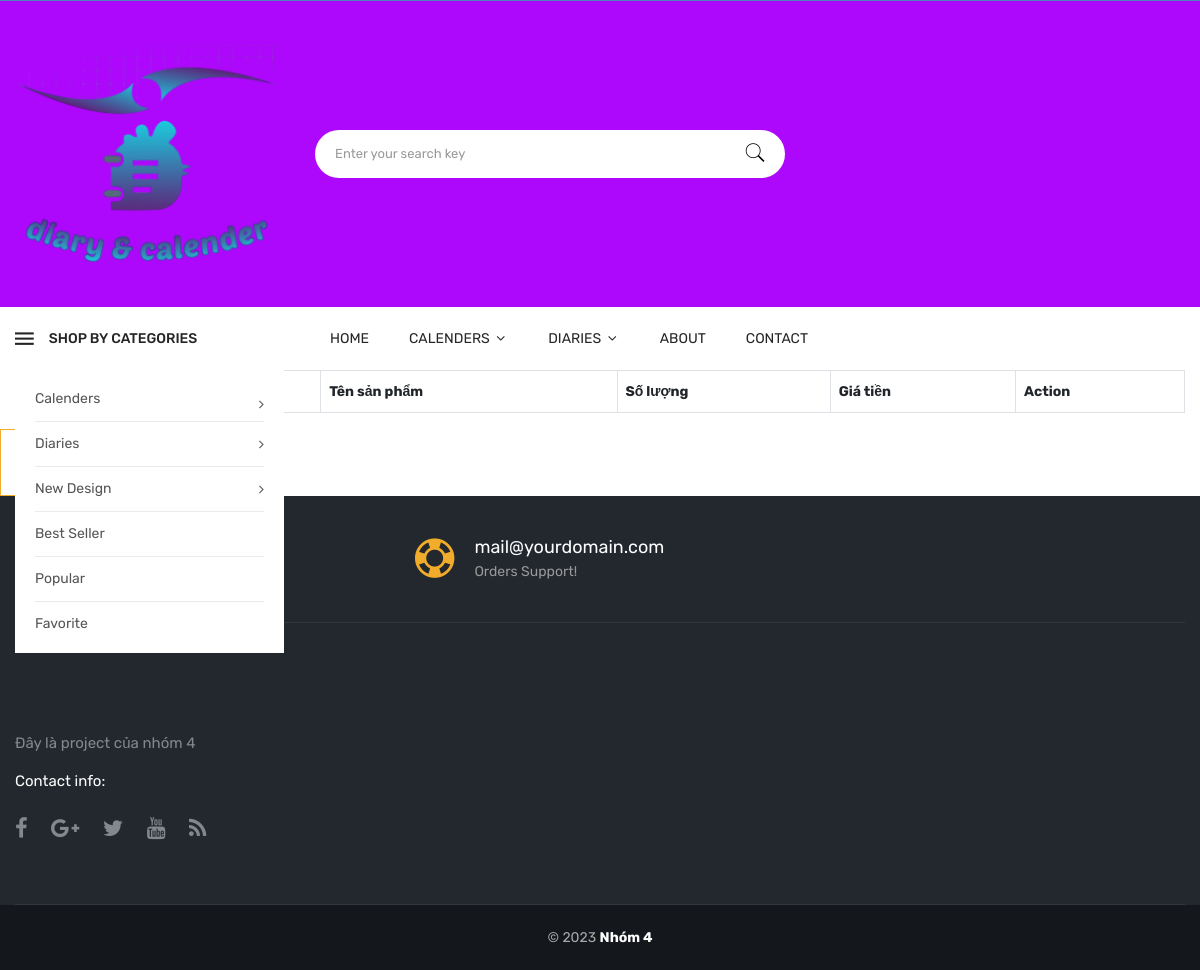
The page /gio-hang.php on the database its author committed.
### tables this page shows
CREATE TABLE `config` (
  `id` int(20) NOT NULL,
  `code` varchar(500) DEFAULT NULL,
  `VaL` varchar(500) DEFAULT NULL,
  `img_url` varchar(500) DEFAULT NULL,
  `slug` varchar(500) DEFAULT NULL
);

CREATE TABLE `categories` (
  `Cate_ID` int(20) NOT NULL,
  `Cate_Name` varchar(500) DEFAULT NULL,
  `parentId` int(20) DEFAULT NULL,
  `Cate_Type` varchar(500) DEFAULT NULL,
  `Link` varchar(500) DEFAULT NULL,
  `Amount` int(20) DEFAULT NULL,
  `slug` varchar(500) NOT NULL
);

CREATE TABLE `menu` (
  `id` int(20) NOT NULL,
  `Menu_Name` varchar(500) DEFAULT NULL,
  `slug` varchar(500) DEFAULT NULL,
  `parentId` int(20) DEFAULT NULL,
  `Locat` varchar(500) DEFAULT NULL
);

### repository/headerRepository.php (called while the page is built, shortened)
<?php
    function getConfigByConfigCode($code){
        $query = "select * from config where code like '".$code."'";
        $connection = createConnection();
        $result = $connection->query($query);
        $data = [];
        if($result -> num_rows > 0){
            while($row = $result->fetch_assoc()){
                array_push($data, $row);
            }
        }
        $configValue = '';
        if(count($data) > 0){
            $_first =reset($data);
            $configValue = reset($data)['VaL'];
        }
        return $configValue;
    }
    function getParentMenu(){
        $query = "select * from menu where parentId is null";
        $connection = createConnection();
        $result = $connection->query($query);
        $data = [];
        if($result -> num_rows > 0){
            while($row = $result->fetch_assoc()){
                array_push($data, $row);
            }
        }
        return $data;
    }
    function getParentCategory(){
        $query = "select * from categories where parentId is null";
        $connection = createConnection();
        $result = $connection->query($query);
        $data = [];
        if($result -> num_rows > 0){
            while($row = $result->fetch_assoc()){
                array_push($data, $row);
            }
        }
        return $data;
    }
?>

### controller/headerController.php (the view, shortened to what this page needs)
<?php
    require_once('repository/headerRepository.php');
    $logo = getConfigByConfigCode("logo");
    $ParentMenu = getParentMenu();
    function renderMenu(){
        global $ParentMenu;
        $html = '';
        foreach($ParentMenu as $m){
            $ChildMenu = getChildMenu($m['id']);
            if(count($ChildMenu) > 0){
                $html = $html . '
                <li class=""><a href="javascript:void(0)">'.$m['Menu_Name'].' <i class="fa fa-angle-down"></i></a>
                    <ul class="dropdown">
                       '.renderChildMenu($m['id']).'
                    </ul>
                </li>
            ';
            }
            else{
                $html = $html . '<li><a href="javascript:void(0)">'.$m['Menu_Name'].'</a></li>';
            }
        }
        echo $html;
    }
    function renderChildMenu($parentId){
        $ChildMenu = getChildMenu($parentId);
        $html = '';
        foreach($ChildMenu as $m){
            $html = $html . '
                <li><a href="javascript:void(0)">'.$m['Menu_Name'].'</a></li>
            ';
        }
        return $html;
    }
    function renderCategory(){
        $ParentCategory = getParentCategory();
        $html = '';
        foreach($ParentCategory as $c){
            $ChildCategory = getChildCategory($c['Cate_ID']);
            if(count($ChildCategory) > 0){
                $html = $html . '
            <li class="menu-item-has-children"><a href="list.php?Cate_ID='.$c['Cate_ID'].'">'.$c['Cate_Name'].'</a>
                <ul class="category-mega-menu dropdown">
                    <li class="menu-item-has-children">
                        <a href="list.php?Cate_ID='.$c['Cate_ID'].'"></a>
                        <ul class="dropdown">
                            '.renderChildCategory($c['Cate_ID']).'
                        </ul>
                    </li>
                </ul>
            </li>
            ';
            }
            else{
                $html = $html . '<li><a href="list.php?Cate_ID='.$c['Cate_ID'].'">'.$c['Cate_Name'].'</a></li>';
            }
        }
        echo $html;
    }
    function renderChildCategory($parentId){
        $ChildCategory = getChildCategory($parentId);
        $html = '';
        foreach($ChildCategory as $c){
            $html = $html . '
                <li><a href="list.php?Cate_ID='.$c['Cate_ID'].'">'.$c['Cate_Name'].'</a></li>
            ';
        }
        return $html;
    }
?>

### layout/header.php (shortened to what this page needs)
<?php
    require_once('controller/headerController.php');
?>
<!DOCTYPE html>
<html class="no-js" lang="zxx">
<head>
    <link href="assets/css/vendor.css" rel="stylesheet">
    <link href="assets/css/style.css" rel="stylesheet">
</head>
<body>
    <header class="header-area">
        <div class="main-header d-none d-lg-block">
            <div class="header-middle-area theme-color-2">
                <div class="container">
                    <div class="row align-items-center">
                        <div class="col-lg-3">
                            <div class="logo">
                                <a href="index.html">
                                    <img class="custom-logo" src="<?php echo $logo ?>" alt="">
                                </a>
                            </div>
                        </div>
                        <div class="col-lg-5">
                            <div class="search-box-wrapper">
                                <form class="search-box-inner">
                                    <input type="text" class="search-field" placeholder="Enter your search key">
                                    <button class="search-btn"><i class="ion-ios-search"></i></button>
                                </form>
                            </div>
                        </div>
                    </div>
                </div>
            </div>
            <div class="main-menu-area bg-white">
                <div class="container">
                    <div class="row align-items-center">
                        <div class="col-lg-3">
                            <div class="category-toggle-wrap">
                                <div class="category-toggle">
                                    <i class="ion-android-menu"></i>
                                    shop by categories
                                </div>
                                <nav class="category-menu category-menu-style_2">
                                    <ul class="categories-list">
                                        <?php
                                            renderCategory();
                                        ?>
                                    </ul>
                                </nav>
                            </div>
                        </div>
                        <div class="col-lg-7">
                            <div class="main-menu home-main">
                                <nav class="desktop-menu">
                                    <ul>
                                        <?php
                                            renderMenu();
                                        ?>
                                    </ul>
                                </nav>
                            </div>
                        </div>
                    </div>
                </div>
            </div>
        </div>
    </header>

### gio-hang.php (shortened to what this page needs)
<?php
    require_once('layout/header.php');
?>
  <div class="khoi-main">
        <div id="khoi-danh-sach-gio-hang">
            <div class="container">
                <div class="gio-hang-item">
                    <table class="table table-bordered table-striped">
                        <thead>
                            <tr>
                                <th>
                                </th>
                                <th>
                                    Tên sản phẩm
                                </th>
                                <th>
                                    Số lượng
                                </th>
                                <th>
                                    Giá tiền
                                </th>
                                <th>
                                    Action
                                </th>
                            </tr>
                        </thead>
                    </table>
                </div>
            </div>
        </div>
        <form class="d-flex">
                        <button class="btn btn-outline-success" type="submit">
                            <span>Giỏ Hàng</span>
                            <span>
                                <div id="number-of-cart">0</div>
                            </span>
                        </button>
                    </form>
                </div>
<?php
    require_once('layout/footer.php');
?>

### layout/footer.php (shortened to what this page needs)
<footer class="footer-wrapper bg-dark ">
<div class="footer-top">
    <div class="container">
        <div class="footer-features-inner">
            <div class="row">
                <div class="col-lg-4 col-md-4">
                    <div class="single-features-item footer-feature-item">
                        <div class="features-icon">
                        </div>
                        <div class="features-content">
                            <h5>0123456789</h5>
                            <p>Free support line!</p>
                        </div>
                    </div>
                </div>
                <div class="col-lg-4 col-md-4">
                    <div class="single-features-item footer-feature-item">
                        <div class="features-icon">
                            <i class="ion-help-buoy"></i>
                        </div>
                        <div class="features-content">
                            <h5>mail@yourdomain.com</h5>
                            <p>Orders Support!</p>
                        </div>
                    </div>
                </div>
            </div>
        </div>
    </div>
</div>
<div class="footer-widget-area">
    <div class="container">
        <div class="footer-widget-inner">
            <div class="row">
                <div class="col-lg-3 col-md-6 col-sm-6">
                    <div class="footer-widget-item">
                        <div class="footer-widget-logo">
                        </div>
                        <div class="footer-widget-body">
                            <p>Đây là project của nhóm 4</p>
                            <h6 class="contact-info-title">Contact info:</h6>
                            <div class="footer-social-link">
                                <a href="#"><i class="fa fa-facebook"></i></a>
                                <a href="#"><i class="fa fa-google-plus"></i></a>
                                <a href="#"><i class="fa fa-twitter"></i></a>
                                <a href="#"><i class="fa fa-youtube"></i></a>
                                <a href="#"><i class="fa fa-rss"></i></a>
                            </div>
                        </div>
                    </div>
                </div>
            </div>
        </div>
    </div>
</div>
<div class="footer-bottom-area">
    <div class="container">
        <div class="row">
            <div class="col-12">
                <div class="copyright-text text-center">
                    <p>&copy; 2023 <b class="text-white">Nhóm 4</b></p>
                </div>
            </div>
        </div>
    </div>
</div>
</footer>
</body>
</html>

### rows shown on the page
config: VaL (picture)
categories: Cate_Name "Calenders"
categories: Cate_Name "Diaries"
categories: Cate_Name "New Design"
categories: Cate_Name "Best Seller"
categories: Cate_Name "Popular"
categories: Cate_Name "Favorite"
menu: Menu_Name "HOME"
menu: Menu_Name "CALENDERS"
menu: Menu_Name "DIARIES"
menu: Menu_Name "ABOUT"
menu: Menu_Name "CONTACT"
